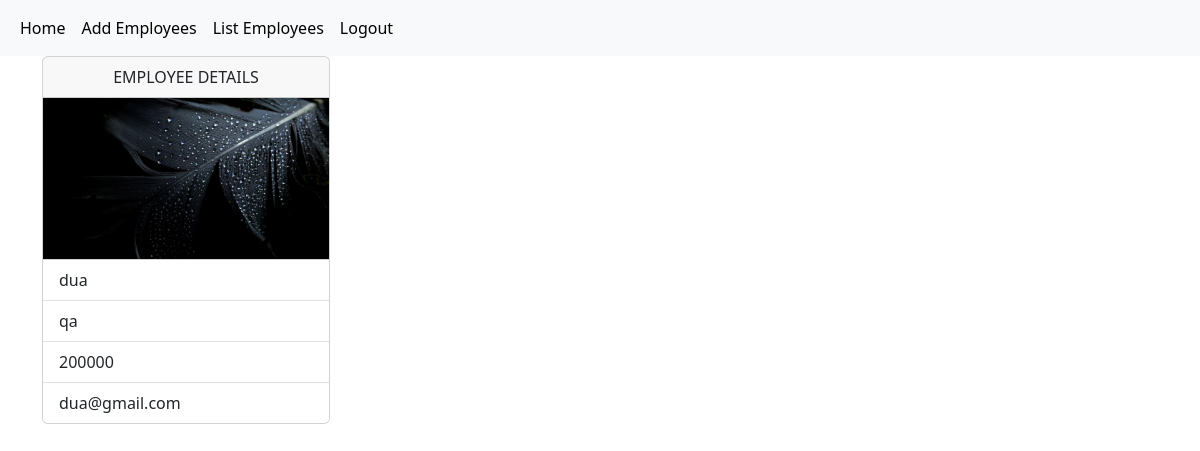
The app's page /employees/14 (signed in) with its own data.
### crm/models.py (models this page shows, shortened)
class Employees(models.Model):
    name=models.CharField(max_length=200)
    department=models.CharField(max_length=200)
    salary=models.PositiveIntegerField()
    email=models.EmailField(unique=True)
    contact=models.CharField(max_length=20,null=True)
    age=models.PositiveIntegerField(null=True)
    profilepic=models.ImageField(upload_to="image",null=True,blank=True)
    dob=models.DateField(null=True,blank=True)

### crm/views.py (the view)
# urls.py: path('employees/<int:pk>',views.EmployeeDetailsView.as_view(),name="emp_details"),
@method_decorator(signin_required,name="dispatch")
class EmployeeDetailsView(View):
    def get(self,request,*args,**kwargs):
        id=kwargs.get("pk")
        qs=Employees.objects.get(id=id)
        return render(request,"emp_detail.html",{"data":qs})

### crm/views.py (called while the page is built)
def signin_required(fn):
    def wrapper(request,*args,**kwargs):
        if not request.user.is_authenticated:
            messages.error(request,"Invalid Session")
            return redirect("signin")
        else:
            return fn(request,*args,**kwargs)
    return wrapper

### crm/templates/emp_detail.html
{%extends 'base.html'%}
{%block body_block%}
<div class="container">
  <div>
      <div class="card" style="width: 18rem;">
          <div class="card-header">
            <center>EMPLOYEE DETAILS</center>
          </div>
          <div>
            {%if data.profilepic%}
              <img src="{{data.profilepic.url}}" alt="" width="100%;">
            {%endif%}
          </div>
          <ul class="list-group list-group-flush">
            <li class="list-group-item">{{data.name}}</li>
            <li class="list-group-item">{{data.department}}</li>
            <li class="list-group-item">{{data.salary}}</li>
            <li class="list-group-item">{{data.email}}</li>
          </ul>
        </div>
  </div>
</div>
{%endblock%}

### records on screen
Employees: profilepic (picture), name "dua", department "qa", salary "200000", email "dua@gmail.com"
